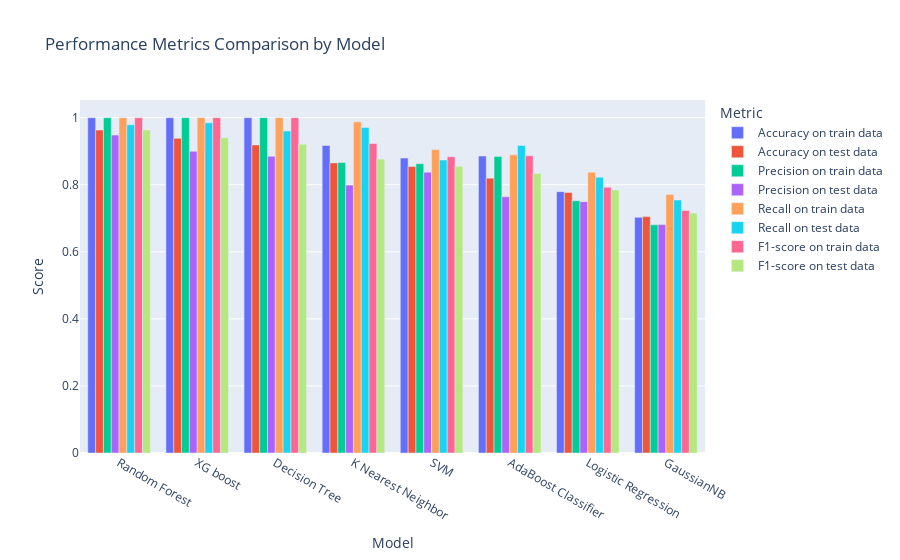

Notebook code cell kept with this figure:
### Code cell
import plotly.express as px

# Melting the DataFrame to have a tidy format for visualization
df_melted = df_sorted.melt(id_vars='Model Name', value_vars=['Accuracy on train data', 'Accuracy on test data',
                                                             'Precision on train data', 'Precision on test data',
                                                             'Recall on train data', 'Recall on test data',
                                                             'F1-score on train data', 'F1-score on test data'],
                           var_name='Metric', value_name='Score')

# Creating a grouped bar chart
fig = px.bar(df_melted, x='Model Name', y='Score', color='Metric',
             barmode='group', title='Performance Metrics Comparison by Model',
             labels={'Score': 'Score', 'Model Name': 'Model', 'Metric': 'Metric'})

fig.show()

### Figure 1 — Plotly figure (JSON) as saved in the notebook; plotly's stock layout.template omitted (floating-point values rounded to 4 significant figures)
{"data": [{"alignmentgroup": "True", "hovertemplate": "Metric=Accuracy on train data<br>Model=%{x}<br>Score=%{y}<extra></extra>", "legendgroup": "Accuracy on train data", "marker": {"color": "#636efa", "pattern": {"shape": ""}}, "name": "Accuracy on train data", "offsetgroup": "Accuracy on train data", "orientation": "v", "showlegend": true, "textposition": "auto", "type": "bar", "x": ["Random Forest", "XG boost", "Decision Tree", "K Nearest Neighbor", "SVM", "AdaBoost Classifier", "Logistic Regression", "GaussianNB"], "xaxis": "x", "y": [1, 1, 1, 0.917, 0.8797, 0.8856, 0.7793, 0.7027], "yaxis": "y"}, {"alignmentgroup": "True", "hovertemplate": "Metric=Accuracy on test data<br>Model=%{x}<br>Score=%{y}<extra></extra>", "legendgroup": "Accuracy on test data", "marker": {"color": "#EF553B", "pattern": {"shape": ""}}, "name": "Accuracy on test data", "offsetgroup": "Accuracy on test data", "orientation": "v", "showlegend": true, "textposition": "auto", "type": "bar", "x": ["Random Forest", "XG boost", "Decision Tree", "K Nearest Neighbor", "SVM", "AdaBoost Classifier", "Logistic Regression", "GaussianNB"], "xaxis": "x", "y": [0.9631, 0.9383, 0.9187, 0.8651, 0.8542, 0.8196, 0.7769, 0.7049], "yaxis": "y"}, {"alignmentgroup": "True", "hovertemplate": "Metric=Precision on train data<br>Model=%{x}<br>Score=%{y}<extra></extra>", "legendgroup": "Precision on train data", "marker": {"color": "#00cc96", "pattern": {"shape": ""}}, "name": "Precision on train data", "offsetgroup": "Precision on train data", "orientation": "v", "showlegend": true, "textposition": "auto", "type": "bar", "x": ["Random Forest", "XG boost", "Decision Tree", "K Nearest Neighbor", "SVM", "AdaBoost Classifier", "Logistic Regression", "GaussianNB"], "xaxis": "x", "y": [1, 1, 1, 0.8661, 0.8628, 0.8842, 0.7521, 0.6805], "yaxis": "y"}, {"alignmentgroup": "True", "hovertemplate": "Metric=Precision on test data<br>Model=%{x}<br>Score=%{y}<extra></extra>", "legendgroup": "Precision on test data", "marker": {"color": "#ab63fa", "pattern": {"shape": ""}}, "name": "Precision on test data", "offsetgroup": "Precision on test data", "orientation": "v", "showlegend": true, "textposition": "auto", "type": "bar", "x": ["Random Forest", "XG boost", "Decision Tree", "K Nearest Neighbor", "SVM", "AdaBoost Classifier", "Logistic Regression", "GaussianNB"], "xaxis": "x", "y": [0.9479, 0.8996, 0.8847, 0.7988, 0.8374, 0.7641, 0.7495, 0.6811], "yaxis": "y"}, {"alignmentgroup": "True", "hovertemplate": "Metric=Recall on train data<br>Model=%{x}<br>Score=%{y}<extra></extra>", "legendgroup": "Recall on train data", "marker": {"color": "#FFA15A", "pattern": {"shape": ""}}, "name": "Recall on train data", "offsetgroup": "Recall on train data", "orientation": "v", "showlegend": true, "textposition": "auto", "type": "bar", "x": ["Random Forest", "XG boost", "Decision Tree", "K Nearest Neighbor", "SVM", "AdaBoost Classifier", "Logistic Regression", "GaussianNB"], "xaxis": "x", "y": [1, 1, 1, 0.9877, 0.9047, 0.889, 0.8374, 0.7711], "yaxis": "y"}, {"alignmentgroup": "True", "hovertemplate": "Metric=Recall on test data<br>Model=%{x}<br>Score=%{y}<extra></extra>", "legendgroup": "Recall on test data", "marker": {"color": "#19d3f3", "pattern": {"shape": ""}}, "name": "Recall on test data", "offsetgroup": "Recall on test data", "orientation": "v", "showlegend": true, "textposition": "auto", "type": "bar", "x": ["Random Forest", "XG boost", "Decision Tree", "K Nearest Neighbor", "SVM", "AdaBoost Classifier", "Logistic Regression", "GaussianNB"], "xaxis": "x", "y": [0.9789, 0.9848, 0.9602, 0.9708, 0.8737, 0.917, 0.8222, 0.7544], "yaxis": "y"}, {"alignmentgroup": "True", "hovertemplate": "Metric=F1-score on train data<br>Model=%{x}<br>Score=%{y}<extra></extra>", "legendgroup": "F1-score on train data", "marker": {"color": "#FF6692", "pattern": {"shape": ""}}, "name": "F1-score on train data", "offsetgroup": "F1-score on train data", "orientation": "v", "showlegend": true, "textposition": "auto", "type": "bar", "x": ["Random Forest", "XG boost", "Decision Tree", "K Nearest Neighbor", "SVM", "AdaBoost Classifier", "Logistic Regression", "GaussianNB"], "xaxis": "x", "y": [1, 1, 1, 0.9229, 0.8832, 0.8866, 0.7925, 0.723], "yaxis": "y"}, {"alignmentgroup": "True", "hovertemplate": "Metric=F1-score on test data<br>Model=%{x}<br>Score=%{y}<extra></extra>", "legendgroup": "F1-score on test data", "marker": {"color": "#B6E880", "pattern": {"shape": ""}}, "name": "F1-score on test data", "offsetgroup": "F1-score on test data", "orientation": "v", "showlegend": true, "textposition": "auto", "type": "bar", "x": ["Random Forest", "XG boost", "Decision Tree", "K Nearest Neighbor", "SVM", "AdaBoost Classifier", "Logistic Regression", "GaussianNB"], "xaxis": "x", "y": [0.9632, 0.9403, 0.9209, 0.8765, 0.8552, 0.8336, 0.7842, 0.7159], "yaxis": "y"}], "layout": {"barmode": "group", "legend": {"title": {"text": "Metric"}, "tracegroupgap": 0}, "title": {"text": "Performance Metrics Comparison by Model"}, "xaxis": {"anchor": "y", "domain": [0, 1], "title": {"text": "Model"}}, "yaxis": {"anchor": "x", "domain": [0, 1], "title": {"text": "Score"}}}}
